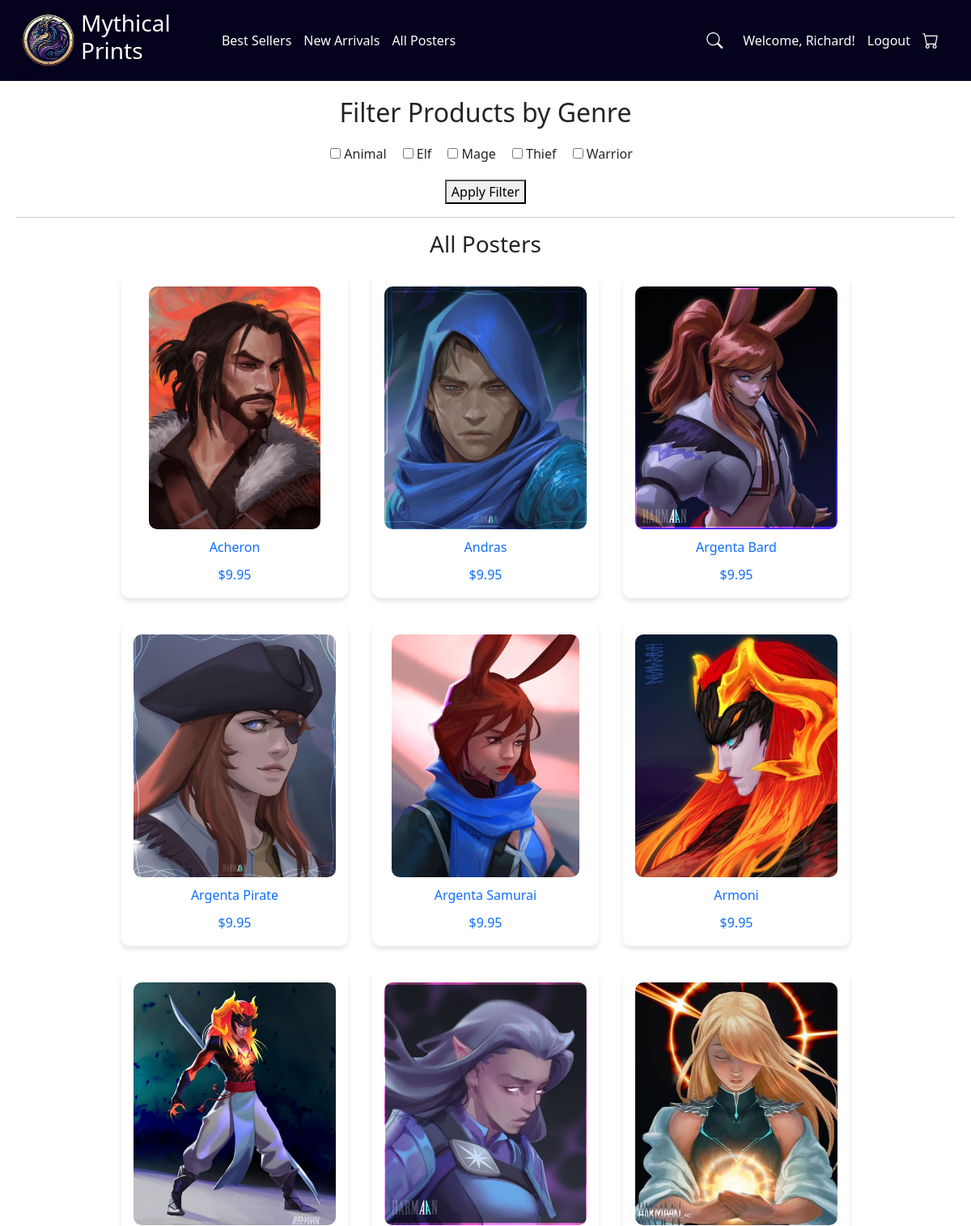
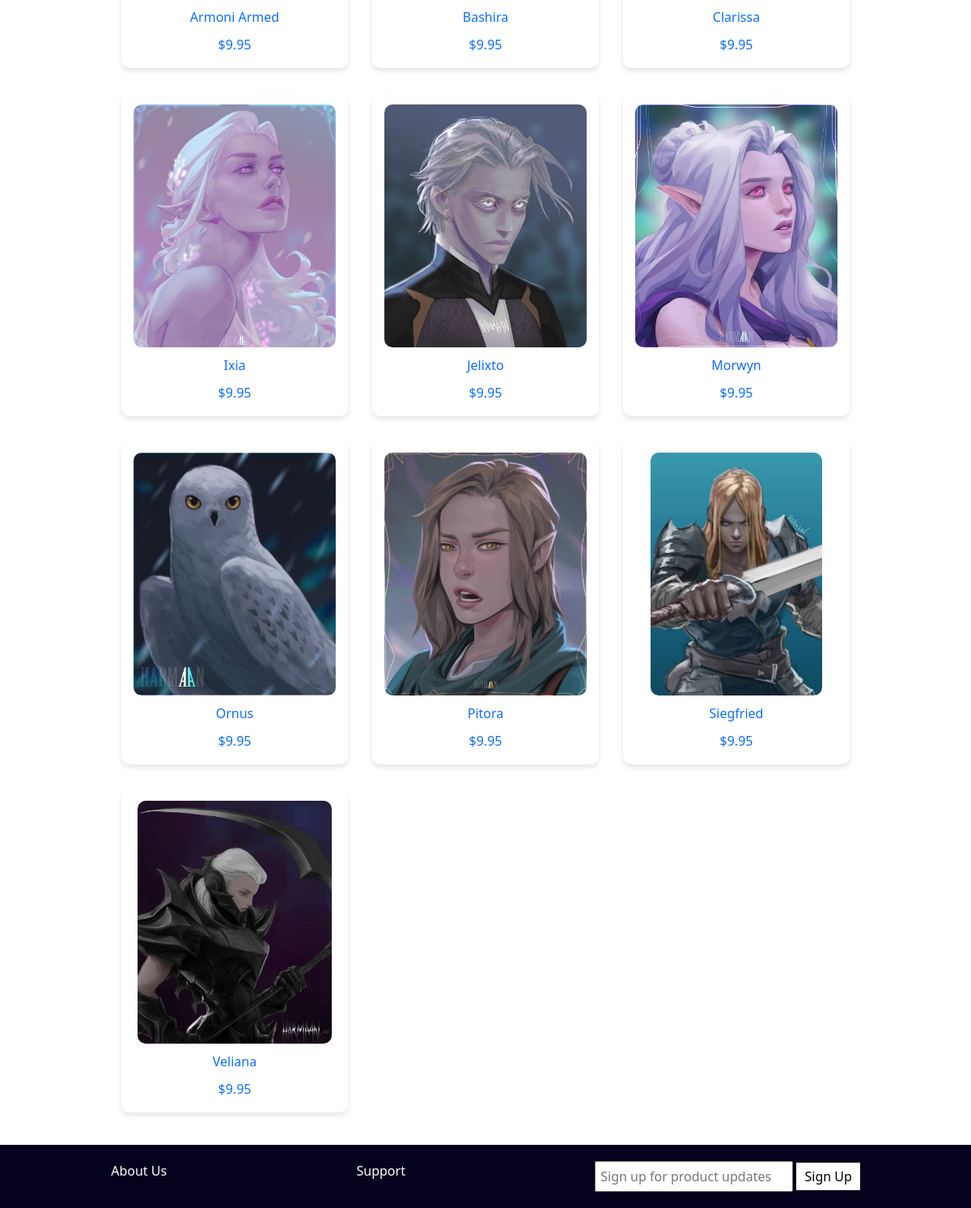
/allPosters.php (signed in), run on the app's committed database (2 pictures, top to bottom).
### tables this page shows
CREATE TABLE `tag` (
  `tagId` int(11) NOT NULL,
  `tagName` varchar(100) DEFAULT NULL
);

CREATE TABLE `product` (
  `productId` int(11) NOT NULL,
  `name` varchar(255) NOT NULL,
  `price` decimal(10,2) NOT NULL,
  `image` varchar(255) NOT NULL,
  `dateAdded` timestamp NOT NULL DEFAULT CURRENT_TIMESTAMP,
  `amountSold` int(11) NOT NULL DEFAULT '0'
);

### includes/productPreview.php (the view)
<?php
function displayProductPreviews($result) {
    if ($result && $result->num_rows > 0) {
        while ($row = $result->fetch_assoc()) {
            echo "<div class='product-preview'>";
            echo "<a href='product.php?id=" . $row['productId'] . "'>";
            echo "<img src='assets/images/" . htmlspecialchars($row['image']) . "' alt='" . htmlspecialchars($row['name']) . "'>";
            echo "<p>" . htmlspecialchars($row['name']) . "</p>";
            echo "<p>$" . number_format($row['price'], 2) . "</p>";
            echo "</a>";
            echo "</div>";
        }
    } else {
        echo "<p>No products found.</p>";
    }
}
?>

### allPosters.php
<?php
include 'includes/header.php';
include 'includes/db.php';
include 'includes/productPreview.php';
$tagQuery = "SELECT * FROM tag ORDER BY tagName ASC";
$tagResult = $conn->query($tagQuery);
?>
<main class="text-center justify-content-center">
  <h2>Filter Products by Genre</h2>
  <form method="GET" action="allPosters.php">
    <div class="genre-tags">
      <?php while ($tag = $tagResult->fetch_assoc()): ?>
        <label>
          <input
            type="checkbox"
            name="tags[]"
            value="<?php echo htmlspecialchars($tag['tagName']); ?>"
            <?php if (!empty($_GET['tags']) && in_array($tag['tagName'], $_GET['tags'])) echo "checked"; ?>
          >
          <?php echo htmlspecialchars($tag['tagName']); ?>
        </label><br>
      <?php endwhile; ?>
    </div>
    <button type="submit">Apply Filter</button>
  </form>
  <hr>
  <h3>All Posters</h3>
  <div class="product-grid">
    <?php
    if (!empty($_GET['tags'])) {
        $selectedTags = $_GET['tags'];
        $tagCount = count($selectedTags);
        $placeholders = implode(',', array_fill(0, $tagCount, '?'));
        $query = "
            SELECT p.*
            FROM product p
            JOIN producttag pt ON p.productId = pt.productId
            JOIN tag t ON pt.tagId = t.tagId
            WHERE t.tagName IN ($placeholders)
            GROUP BY p.productId
            HAVING COUNT(DISTINCT t.tagName) = ?
        ";
        $stmt = $conn->prepare($query);
        if ($stmt) {
            $types = str_repeat("s", $tagCount) . "i";
            $params = array_merge($selectedTags, [$tagCount]);
            $stmt->bind_param($types, ...$params);
            $stmt->execute();
            $result = $stmt->get_result();
            displayProductPreviews($result);
        } else {
            echo "<p>Error in query.</p>";
        }
    } else {
        $sql = "SELECT * FROM product ORDER BY name ASC";
        $result = $conn->query($sql);
        displayProductPreviews($result);
    }
    ?>
  </div>
</main>
<?php include 'includes/footer.php'; ?>

### assets/css/styles.css (style rules this page uses)
body { font-family: Arial, sans-serif; margin: 0; padding: 0; text-align: center; }
main { padding: 20px; }
a { text-decoration: none; }
.product-grid { display: grid; grid-template-columns: repeat(3, 1fr); gap: 30px; margin-top: 20px; justify-content: center; max-width: 900px; margin-left: auto; margin-right: auto; }
.product-preview { width: 100%; max-width: 300px; height: 400px; padding: 15px; border-radius: 10px; box-shadow: 0px 4px 6px rgba(0, 0, 0, 0.1); transition: transform 0.3s; display: flex; flex-direction: column; align-items: center; text-align: center; }
.product-preview img { width: 100%; height: 300px; object-fit: cover; border-radius: 10px; }
.product-preview p { margin: 10px 0; font-size: 16px; }
.genre-tags { display: flex; justify-content: center; flex-wrap: wrap; gap: 10px; margin: 20px 0; }
a, .header-container a, .footer-container a { text-decoration: none !important; color: inherit; }

### data on the page
tag: tagName "Animal"
tag: tagName "Elf"
tag: tagName "Mage"
tag: tagName "Thief"
tag: tagName "Warrior"
product: image+name (picture), name "Acheron", price "9.95"
product: image+name (picture), name "Andras", price "9.95"
product: image (picture), name "Argenta Bard", price "9.95"
product: image (picture), name "Argenta Pirate", price "9.95"
product: image (picture), name "Argenta Samurai", price "9.95"
product: image+name (picture), name "Armoni", price "9.95"
product: image (picture), name "Armoni Armed", price "9.95"
product: image+name (picture), name "Bashira", price "9.95"
product: image+name (picture), name "Clarissa", price "9.95"
product: image+name (picture), name "Ixia", price "9.95"
product: image+name (picture), name "Jelixto", price "9.95"
product: image+name (picture), name "Morwyn", price "9.95"
product: image+name (picture), name "Ornus", price "9.95"
product: image+name (picture), name "Pitora", price "9.95"
product: image+name (picture), name "Siegfried", price "9.95"
product: image+name (picture), name "Veliana", price "9.95"

### other printed values
$_SESSION["firstName"] "Richard"
